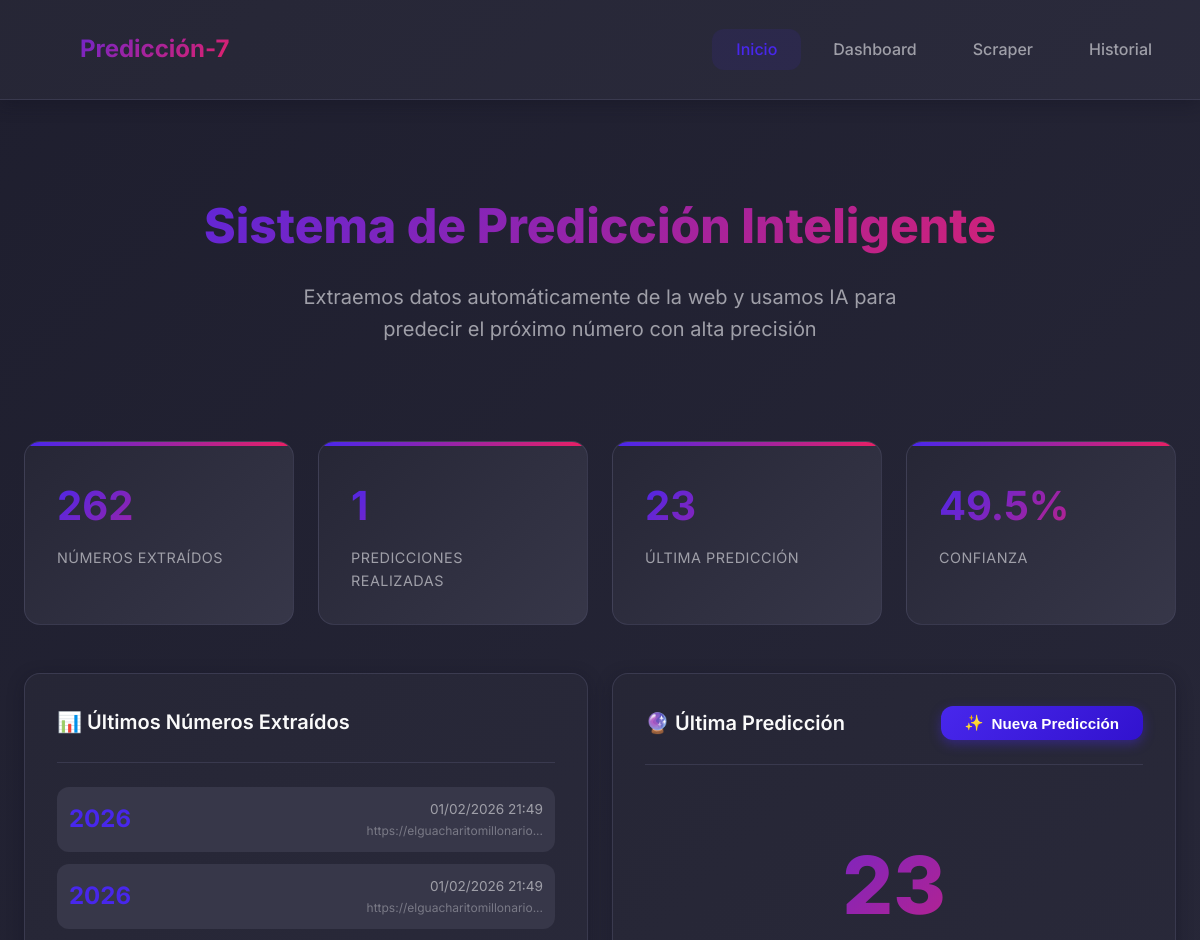
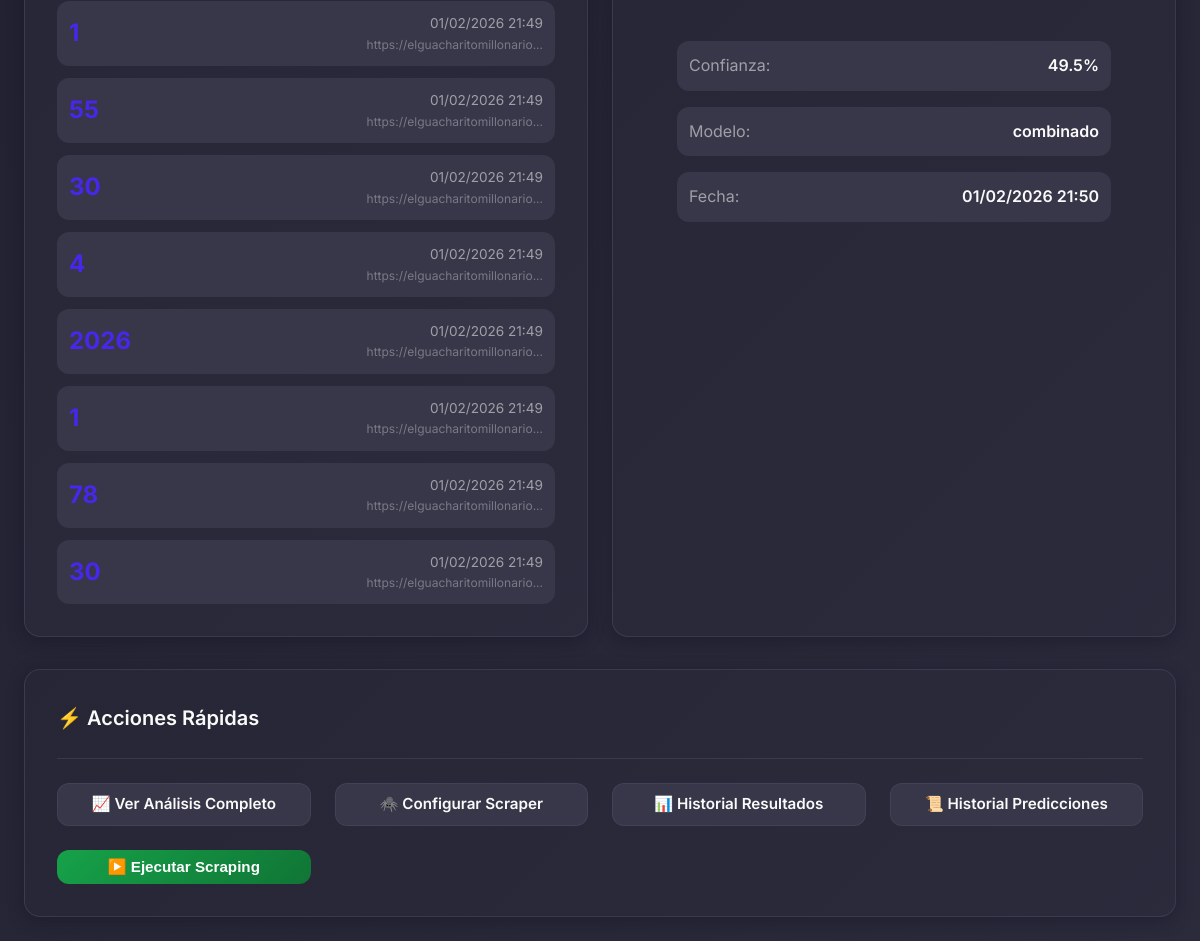
The page / on the database its author committed (2 pictures, top to bottom).
### database.py (models this page shows)
class Prediccion(Base):
    __tablename__ = 'predicciones'
    id = Column(Integer, primary_key=True)
    numero_predicho = Column(Integer, nullable=False)
    confianza = Column(Float)
    fecha_prediccion = Column(DateTime, default=datetime.utcnow)
    modelo_usado = Column(String(100))
    acertado = Column(Boolean, default=None)
    numero_real = Column(Integer, default=None)

class NumeroExtraido(Base):
    __tablename__ = 'numeros_extraidos'
    id = Column(Integer, primary_key=True)
    numero = Column(Integer, nullable=False)
    fecha_extraccion = Column(DateTime, default=datetime.utcnow)
    nombre_sorteo = Column(String(100))
    hora_sorteo = Column(String(20))
    fuente = Column(String(255))
    metadata_extra = Column(String(500))

### app.py (the view)
@app.route('/')
def index():
    session = get_session()
    try:
        total_numeros = session.query(NumeroExtraido).count()
        total_predicciones = session.query(Prediccion).count()
        ultimos_numeros = session.query(NumeroExtraido)\
            .order_by(NumeroExtraido.fecha_extraccion.desc())\
            .limit(10)\
            .all()
        ultima_prediccion = session.query(Prediccion)\
            .order_by(Prediccion.fecha_prediccion.desc())\
            .first()
        return render_template('index.html',
            total_numeros=total_numeros,
            total_predicciones=total_predicciones,
            ultimos_numeros=ultimos_numeros,
            ultima_prediccion=ultima_prediccion
        )
    finally:
        session.close()

### database.py (called while the page is built)
def get_session():
    return Session()

### templates/index.html (shortened to what this page needs)
{% extends 'base.html' %}
{% block content %}
<div class="fade-in">
    <section style="text-align: center; padding: 4rem 0; margin-bottom: 2rem;">
        <h1 style="font-size: 3rem; font-weight: 800; margin-bottom: 1rem;" class="gradient-text">
            Sistema de Predicción Inteligente
        </h1>
        <p style="font-size: 1.25rem; color: var(--text-secondary); max-width: 600px; margin: 0 auto;">
            Extraemos datos automáticamente de la web y usamos IA para predecir el próximo número con alta precisión
        </p>
    </section>
    <div class="grid grid-4" style="margin-bottom: 3rem;">
        <div class="stat-card">
            <div class="stat-value">{{ total_numeros }}</div>
            <div class="stat-label">Números Extraídos</div>
        </div>
        <div class="stat-card">
            <div class="stat-value">{{ total_predicciones }}</div>
            <div class="stat-label">Predicciones Realizadas</div>
        </div>
        <div class="stat-card">
            <div class="stat-value">
                {% if ultima_prediccion %}
                {{ ultima_prediccion.numero_predicho }}
                {% else %}
                -
                {% endif %}
            </div>
            <div class="stat-label">Última Predicción</div>
        </div>
        <div class="stat-card">
            <div class="stat-value">
                {% if ultima_prediccion %}
                {{ (ultima_prediccion.confianza * 100)|round(1) }}%
                {% else %}
                -
                {% endif %}
            </div>
            <div class="stat-label">Confianza</div>
        </div>
    </div>
    <div class="grid grid-2">
        <div class="card">
            <div class="card-header">
                <h2 class="card-title">📊 Últimos Números Extraídos</h2>
            </div>
            {% if ultimos_numeros %}
            <div style="display: flex; flex-direction: column; gap: 0.75rem;">
                {% for num in ultimos_numeros %}
                <div
                    style="display: flex; justify-content: space-between; align-items: center; padding: 0.75rem; background: var(--bg-tertiary); border-radius: var(--radius-md); transition: all var(--transition-base);">
                    <span style="font-size: 1.5rem; font-weight: 700; color: var(--primary);">{{ num.numero }}</span>
                    <div style="text-align: right;">
                        <div style="font-size: 0.85rem; color: var(--text-secondary);">
                            {{ num.fecha_extraccion.strftime('%d/%m/%Y %H:%M') }}
                        </div>
                        <div style="font-size: 0.75rem; color: var(--text-muted);">
                            {{ num.fuente[:30] }}...
                        </div>
                    </div>
                </div>
                {% endfor %}
            </div>
            {% else %}
            <div style="text-align: center; padding: 2rem; color: var(--text-secondary);">
                <div style="font-size: 3rem; margin-bottom: 1rem;">📭</div>
                <p>No hay números extraídos aún</p>
                <p style="font-size: 0.9rem; margin-top: 0.5rem;">Configura tu scraper para comenzar</p>
            </div>
            {% endif %}
        </div>
        <div class="card">
            <div class="card-header">
                <h2 class="card-title">🔮 Última Predicción</h2>
                <button class="btn btn-primary" onclick="generarNuevaPrediccion()">
                    <span>✨</span> Nueva Predicción
                </button>
            </div>
            {% if ultima_prediccion %}
            <div style="text-align: center; padding: 2rem;">
                <div style="font-size: 5rem; font-weight: 800; margin-bottom: 1rem;" class="gradient-text">
                    {{ ultima_prediccion.numero_predicho }}
                </div>
                <div style="display: grid; gap: 1rem; margin-top: 2rem;">
                    <div
                        style="display: flex; justify-content: space-between; padding: 0.75rem; background: var(--bg-tertiary); border-radius: var(--radius-md);">
                        <span style="color: var(--text-secondary);">Confianza:</span>
                        <span style="font-weight: 600;">{{ (ultima_prediccion.confianza * 100)|round(1) }}%</span>
                    </div>
                    <div
                        style="display: flex; justify-content: space-between; padding: 0.75rem; background: var(--bg-tertiary); border-radius: var(--radius-md);">
                        <span style="color: var(--text-secondary);">Modelo:</span>
                        <span style="font-weight: 600;">{{ ultima_prediccion.modelo_usado }}</span>
                    </div>
                    <div
                        style="display: flex; justify-content: space-between; padding: 0.75rem; background: var(--bg-tertiary); border-radius: var(--radius-md);">
                        <span style="color: var(--text-secondary);">Fecha:</span>
                        <span style="font-weight: 600;">{{ ultima_prediccion.fecha_prediccion.strftime('%d/%m/%Y %H:%M')
                            }}</span>
                    </div>
                </div>
            </div>
            {% endif %}
        </div>
    </div>
    <div class="card" style="margin-top: 2rem;">
        <div class="card-header">
            <h2 class="card-title">⚡ Acciones Rápidas</h2>
        </div>
        <div class="grid grid-4">
            <a href="{{ url_for('dashboard') }}" class="btn btn-secondary" style="justify-content: center;">
                📈 Ver Análisis Completo
            </a>
            <a href="{{ url_for('scraper_config') }}" class="btn btn-secondary" style="justify-content: center;">
                🕷️ Configurar Scraper
            </a>
            <a href="{{ url_for('historial_resultados') }}" class="btn btn-secondary" style="justify-content: center;">
                📊 Historial Resultados
            </a>
            <a href="{{ url_for('historial') }}" class="btn btn-secondary" style="justify-content: center;">
                📜 Historial Predicciones
            </a>
            <button class="btn btn-success" style="justify-content: center;" onclick="ejecutarScrapingAutomatico()">
                ▶️ Ejecutar Scraping
            </button>
        </div>
    </div>
</div>
{% endblock %}

### static/style.css (style rules this page uses)
:root { --primary: hsl(250, 84%, 54%); --primary-dark: hsl(250, 84%, 44%); --primary-light: hsl(250, 84%, 64%); --accent: hsl(340, 82%, 52%); --accent-light: hsl(340, 82%, 62%); --success: hsl(142, 76%, 36%); --warning: hsl(45, 100%, 51%); --danger: hsl(348, 86%, 61%); --info: hsl(204, 86%, 53%); --bg-primary: hsl(240, 21%, 15%); --bg-secondary: hsl(240, 17%, 20%); --bg-tertiary: hsl(240, 14%, 25%); --bg-card: hsl(240, 17%, 18%); --text-primary: hsl(0, 0%, 98%); --text-secondary: hsl(240, 5%, 64%); --text-muted: hsl(240, 5%, 50%); --border: hsla(240, 14%, 35%, 0.5); --shadow-sm: 0 2px 8px hsla(240, 30%, 10%, 0.3); --shadow-md: 0 4px 16px hsla(240, 30%, 10%, 0.4); --shadow-lg: 0 8px 32px hsla(240, 30%, 10%, 0.5); --shadow-glow: 0 0 20px hsla(250, 84%, 54%, 0.3); --spacing-xs: 0.5rem; --spacing-sm: 1rem; --spacing-md: 1.5rem; --spacing-lg: 2rem; --spacing-xl: 3rem; --radius-sm: 8px; --radius-md: 12px; --radius-lg: 16px; --radius-xl: 24px; --transition-fast: 150ms cubic-bezier(0.4, 0, 0.2, 1); --transition-base: 250ms cubic-bezier(0.4, 0, 0.2, 1); --transition-slow: 350ms cubic-bezier(0.4, 0, 0.2, 1); }
* { margin: 0; padding: 0; box-sizing: border-box; }
body { font-family: 'Inter', -apple-system, BlinkMacSystemFont, 'Segoe UI', Roboto, sans-serif; background: linear-gradient(135deg, var(--bg-primary) 0%, var(--bg-secondary) 100%); color: var(--text-primary); line-height: 1.6; min-height: 100vh; }
.card { background: linear-gradient(135deg, var(--bg-card) 0%, var(--bg-secondary) 100%); border-radius: var(--radius-lg); padding: var(--spacing-lg); box-shadow: var(--shadow-md); border: 1px solid var(--border); transition: all var(--transition-base); }
.card-header { display: flex; justify-content: space-between; align-items: center; margin-bottom: var(--spacing-md); padding-bottom: var(--spacing-md); border-bottom: 1px solid var(--border); }
.card-title { font-size: 1.25rem; font-weight: 600; color: var(--text-primary); }
.grid { display: grid; gap: var(--spacing-md); }
.grid-2 { grid-template-columns: repeat(auto-fit, minmax(300px, 1fr)); }
.grid-4 { grid-template-columns: repeat(auto-fit, minmax(200px, 1fr)); }
.btn { padding: var(--spacing-xs) var(--spacing-md); border-radius: var(--radius-md); border: none; font-weight: 600; cursor: pointer; transition: all var(--transition-base); display: inline-flex; align-items: center; gap: var(--spacing-xs); font-size: 0.95rem; text-decoration: none; }
.btn-primary { background: linear-gradient(135deg, var(--primary) 0%, var(--primary-dark) 100%); color: white; box-shadow: 0 4px 12px hsla(250, 84%, 54%, 0.4); }
.btn-secondary { background: var(--bg-tertiary); color: var(--text-primary); border: 1px solid var(--border); }
.btn-success { background: linear-gradient(135deg, var(--success) 0%, hsl(142, 76%, 26%) 100%); color: white; }
.stat-card { background: linear-gradient(135deg, var(--bg-card) 0%, var(--bg-tertiary) 100%); border-radius: var(--radius-lg); padding: var(--spacing-lg); border: 1px solid var(--border); position: relative; overflow: hidden; }
.stat-card::before { content: ''; position: absolute; top: 0; left: 0; right: 0; height: 4px; background: linear-gradient(90deg, var(--primary) 0%, var(--accent) 100%); }
.stat-value { font-size: 2.5rem; font-weight: 700; background: linear-gradient(135deg, var(--primary) 0%, var(--accent) 100%); -webkit-background-clip: text; -webkit-text-fill-color: transparent; background-clip: text; margin-bottom: var(--spacing-xs); }
.stat-label { color: var(--text-secondary); font-size: 0.9rem; text-transform: uppercase; letter-spacing: 0.5px; }
.fade-in { animation: fadeIn var(--transition-slow) ease-out; }
.gradient-text { background: linear-gradient(135deg, var(--primary) 0%, var(--accent) 100%); -webkit-background-clip: text; -webkit-text-fill-color: transparent; background-clip: text; }

### rows shown on the page
Prediccion: numero_predicho "23", (ultima_prediccion.confianza*100)|round(1) "49.5", modelo_usado "combinado", fecha_prediccion "01/02/2026 21:50"
NumeroExtraido: fecha_extraccion "01/02/2026 21:49", fuente "https://elguacharitomillonario"
NumeroExtraido: fecha_extraccion "01/02/2026 21:49", fuente "https://elguacharitomillonario"
NumeroExtraido: fecha_extraccion "01/02/2026 21:49", fuente "https://elguacharitomillonario"
NumeroExtraido: fecha_extraccion "01/02/2026 21:49", fuente "https://elguacharitomillonario"
NumeroExtraido: fecha_extraccion "01/02/2026 21:49", fuente "https://elguacharitomillonario"
NumeroExtraido: fecha_extraccion "01/02/2026 21:49", fuente "https://elguacharitomillonario"
NumeroExtraido: fecha_extraccion "01/02/2026 21:49", fuente "https://elguacharitomillonario"
NumeroExtraido: fecha_extraccion "01/02/2026 21:49", fuente "https://elguacharitomillonario"
NumeroExtraido: fecha_extraccion "01/02/2026 21:49", fuente "https://elguacharitomillonario"
NumeroExtraido: fecha_extraccion "01/02/2026 21:49", fuente "https://elguacharitomillonario"

### other values the page prints
{{ total_numeros }} "262"
{{ total_predicciones }} "1"
